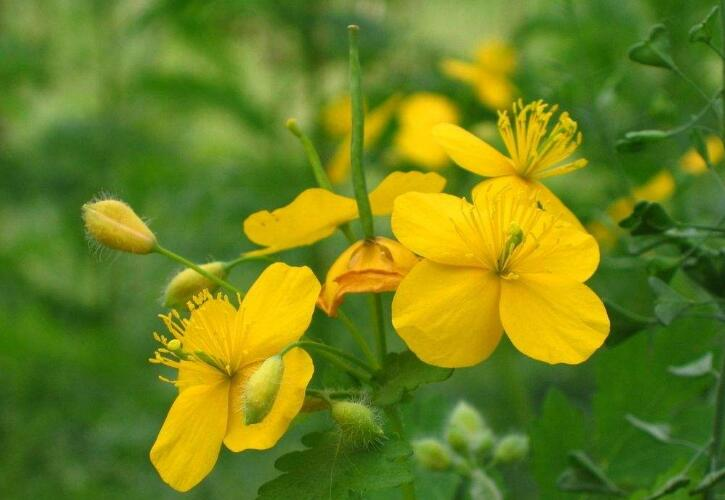
#> input picture 04图片的几何变换/sleepdog.jpg, 725 x 500 px
$ jupyter execute '03图片剪切.ipynb'
#> lines starting #> are read from the running program, lines starting #| are printed output that depends on the picture
[cell 1]
import cv2
img = cv2.imread('sleepdog.jpg',1)
#> img is the input picture: shape (500, 725, 3); mean B, G, R 27.6, 129.5, 108.6
imgInfo = img.shape
#> imgInfo = (500, 725, 3)
dst = img[100:200,100:300]
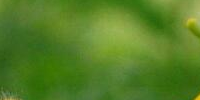
#> dst: shape (100, 200, 3); mean B, G, R 37.7, 126.3, 84.5
cv2.imshow('image',dst)
cv2.waitKey(0)
